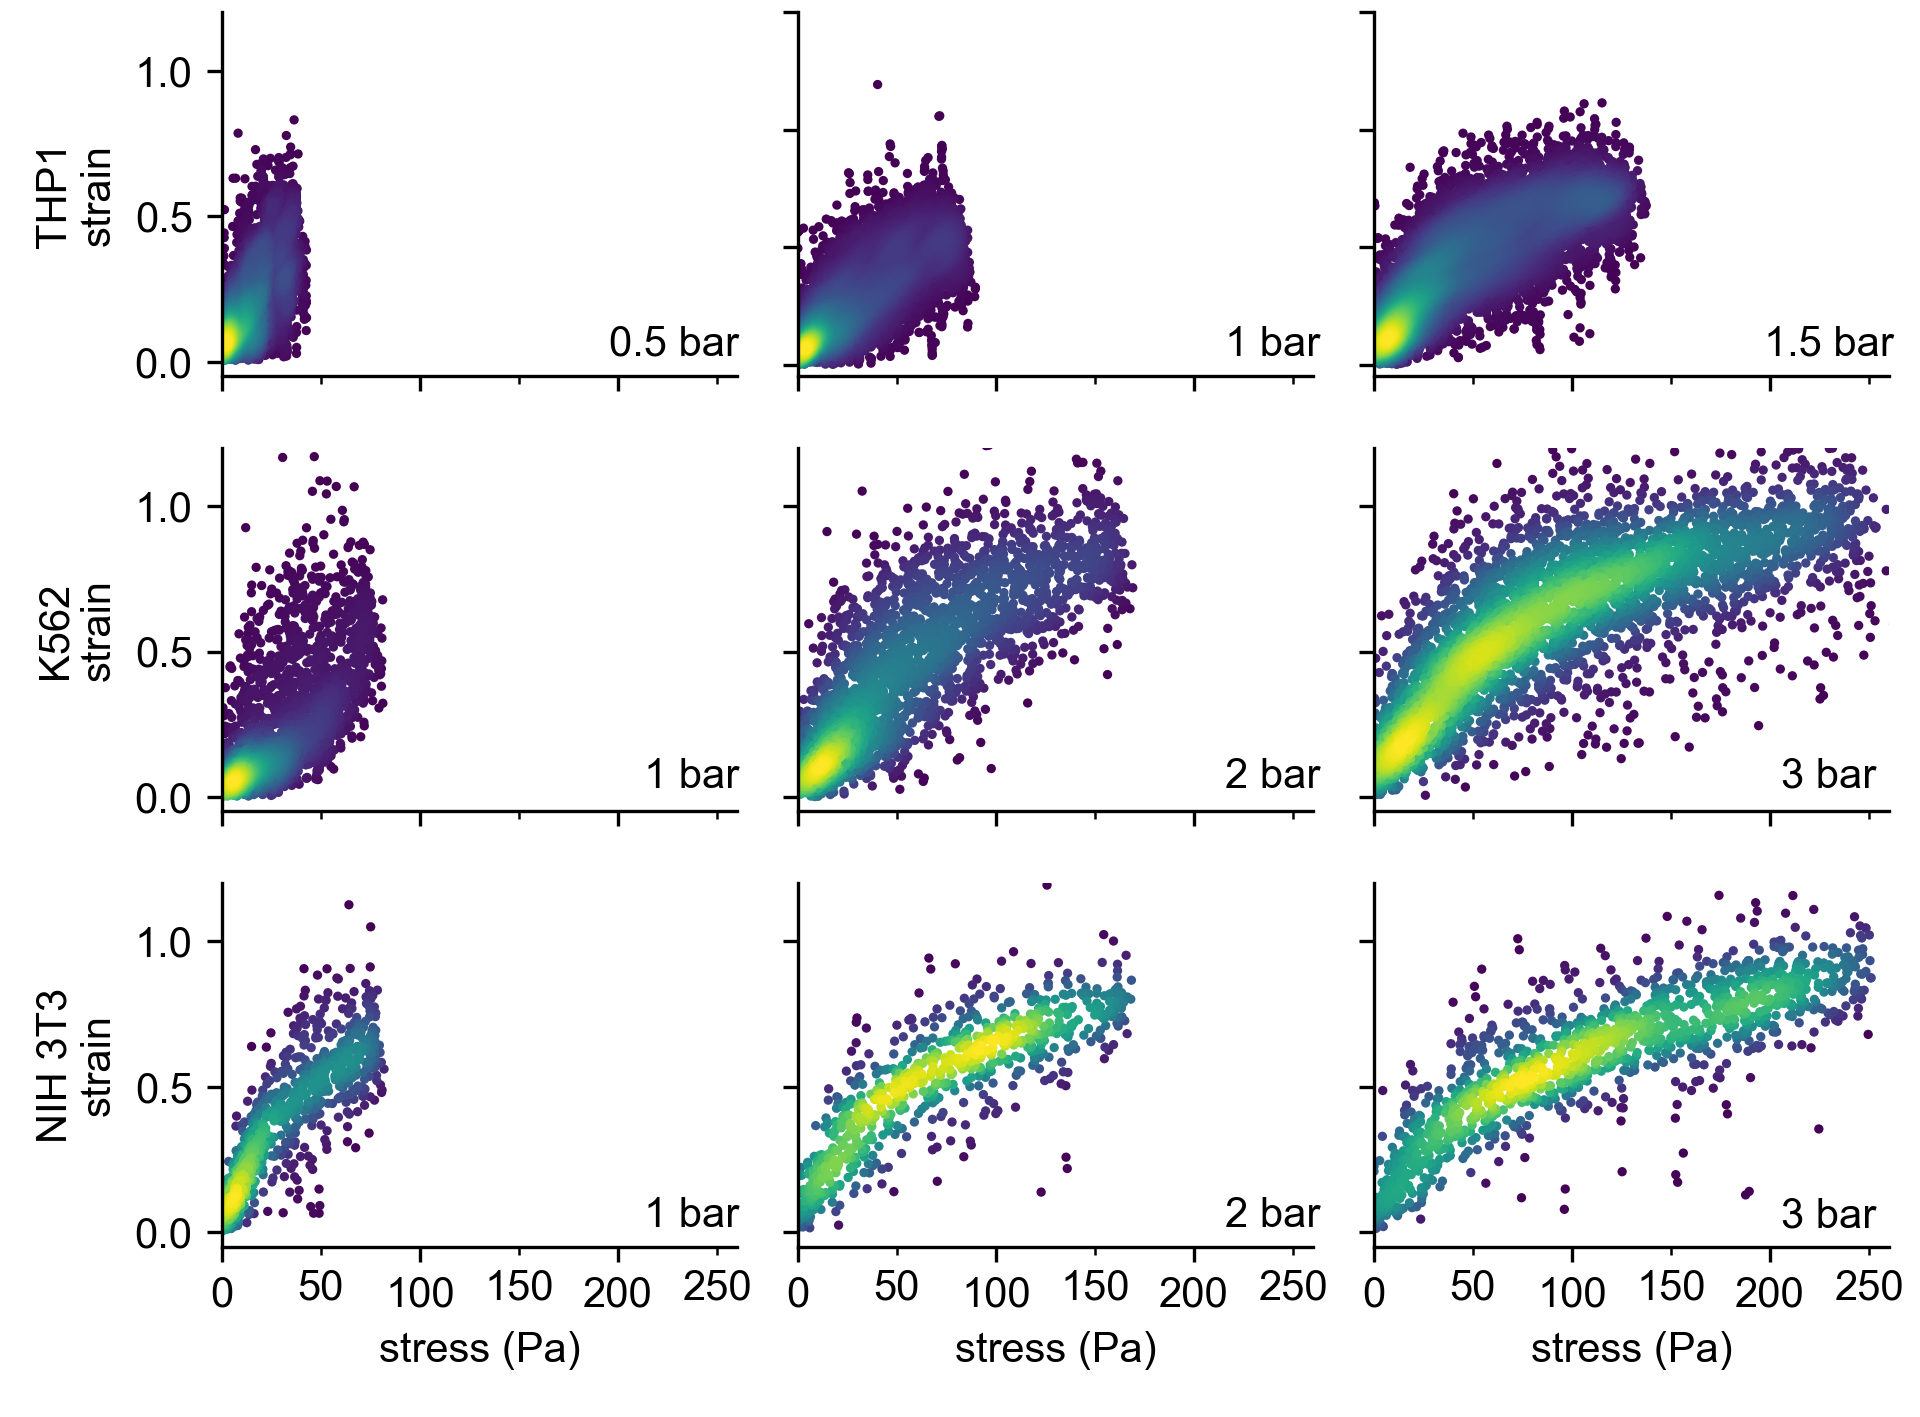

Source code (Python):
# -*- coding: utf-8 -*-
"""
Created on Tue May 22 2020

@author: Ben

# This program reads a txt file with the analyzed cell position, shape (semi-major and semi-minor axis etc.),
# computes the cell strain and the fluid shear stress acting on each cell,
# plots the data (strain versus stress) for each cell using a kernel density estimate for the datapoint color,
# and fits a stress stiffening equation to the data 
# The results such as maximum flow speed, cell mechanical parameters, etc. are stored in 
# the file 'all_data.txt' located at the same directory as this script 
"""
import matplotlib.pyplot as plt
import sys
from pathlib import Path
sys.path.insert(0, str(Path(__file__).parent.parent))
from helper_functions import plotDensityScatter, load_all_data
import numpy as np
import pylustrator
pylustrator.start()

for index, pressure in enumerate([0.5, 1, 1.5]):
    ax = plt.subplot(3, 3, index+1)
    data, config = load_all_data(rf"\\131.188.117.96\biophysDS\meroles\2020.05.27_THP1_RPMI_2pc_Ag\THP1_27_05_2020_2replicate\2\*_result.txt", pressure=pressure)
    plotDensityScatter(data.stress, data.strain)

for index, pressure in enumerate([1, 2, 3]):
    ax = plt.subplot(3, 3, 3+index+1)
    data, config = load_all_data([
            rf"\\131.188.117.96\biophysDS\emirzahossein\microfluidic cell rhemeter data\microscope4\2020_july\2020_07_10_alginate2%_K562_0%FCS_time\2\*_result.txt",
            rf"\\131.188.117.96\biophysDS\emirzahossein\microfluidic cell rhemeter data\microscope4\2020_july\07_07_2020_alginate2%_K562_0%FCS_time\2\*_result.txt",
        ], pressure=pressure)
    plotDensityScatter(data.stress, data.strain)

for index, pressure in enumerate([1, 2, 3]):
    ax = plt.subplot(3, 3, 6+index+1)
    data, config = load_all_data(r"\\131.188.117.96\biophysDS\emirzahossein\microfluidic cell rhemeter data\microscope4\2020_may\2020_05_22_alginateDMEM2%\2\*_result.txt", pressure=pressure)
    plotDensityScatter(data.stress, data.strain)


#plt.legend()
#% start: automatic generated code from pylustrator
plt.figure(1).ax_dict = {ax.get_label(): ax for ax in plt.figure(1).axes}
import matplotlib as mpl
plt.figure(1).set_size_inches(16.260000/2.54, 12.000000/2.54, forward=True)
plt.figure(1).axes[0].set_position([0.115537, 0.734373, 0.268221, 0.256605])
plt.figure(1).axes[0].set_xlim(0.0, 260.0)
plt.figure(1).axes[0].set_xticklabels(["", "", ""], fontsize=10.0, fontweight="normal", color="black", fontstyle="normal", fontname="Arial", horizontalalignment="center")
plt.figure(1).axes[0].set_xticks([0.0, 100.0, 200.0])
plt.figure(1).axes[0].set_xticks([50.0, 150.0, 250.0], minor=True)
plt.figure(1).axes[0].set_ylim(-0.04887777819543629, 1.2)
plt.figure(1).axes[0].spines['right'].set_visible(False)
plt.figure(1).axes[0].spines['top'].set_visible(False)
plt.figure(1).axes[0].text(0.5, 0.5, 'New Text', transform=plt.figure(1).axes[0].transAxes)  # id=plt.figure(1).axes[0].texts[0].new
plt.figure(1).axes[0].texts[0].set_ha("center")
plt.figure(1).axes[0].texts[0].set_position([0.877105, 0.057061])
plt.figure(1).axes[0].texts[0].set_text("0.5 bar")
plt.figure(1).axes[0].get_xaxis().get_label().set_text("")
plt.figure(1).axes[0].get_yaxis().get_label().set_text("THP1\nstrain")
plt.figure(1).axes[1].set_position([0.415447, 0.734373, 0.268221, 0.256605])
plt.figure(1).axes[1].set_xlim(0.0, 260.0)
plt.figure(1).axes[1].set_xticklabels(["", "", ""], fontsize=10.0, fontweight="normal", color="black", fontstyle="normal", fontname="Arial", horizontalalignment="center")
plt.figure(1).axes[1].set_xticks([0.0, 100.0, 200.0])
plt.figure(1).axes[1].set_xticks([50.0, 150.0, 250.0], minor=True)
plt.figure(1).axes[1].set_ylim(-0.04887777819543629, 1.2)
plt.figure(1).axes[1].set_yticklabels(["", "", "", ""])
plt.figure(1).axes[1].set_yticks([0.0, 0.5, 1.0, 1.5])
plt.figure(1).axes[1].spines['right'].set_visible(False)
plt.figure(1).axes[1].spines['top'].set_visible(False)
plt.figure(1).axes[1].xaxis.labelpad = 3.716691
plt.figure(1).axes[1].text(0.5, 0.5, 'New Text', transform=plt.figure(1).axes[1].transAxes)  # id=plt.figure(1).axes[1].texts[0].new
plt.figure(1).axes[1].texts[0].set_ha("center")
plt.figure(1).axes[1].texts[0].set_position([0.921815, 0.057061])
plt.figure(1).axes[1].texts[0].set_text("1 bar")
plt.figure(1).axes[1].get_xaxis().get_label().set_text("")
plt.figure(1).axes[2].set_position([0.715360, 0.734373, 0.268221, 0.256605])
plt.figure(1).axes[2].set_xlim(0.0, 260.0)
plt.figure(1).axes[2].set_xticklabels(["", "", ""], fontsize=10.0, fontweight="normal", color="black", fontstyle="normal", fontname="Arial", horizontalalignment="center")
plt.figure(1).axes[2].set_xticks([0.0, 100.0, 200.0])
plt.figure(1).axes[2].set_xticks([50.0, 150.0, 250.0], minor=True)
plt.figure(1).axes[2].set_ylim(-0.04887777819543629, 1.2)
plt.figure(1).axes[2].set_yticklabels(["", "", "", ""])
plt.figure(1).axes[2].set_yticks([0.0, 0.5, 1.0, 1.5])
plt.figure(1).axes[2].spines['right'].set_visible(False)
plt.figure(1).axes[2].spines['top'].set_visible(False)
plt.figure(1).axes[2].xaxis.labelpad = -4.000000
plt.figure(1).axes[2].text(0.5, 0.5, 'New Text', transform=plt.figure(1).axes[2].transAxes)  # id=plt.figure(1).axes[2].texts[0].new
plt.figure(1).axes[2].texts[0].set_ha("center")
plt.figure(1).axes[2].texts[0].set_position([0.883353, 0.057061])
plt.figure(1).axes[2].texts[0].set_text("1.5 bar")
plt.figure(1).axes[2].get_xaxis().get_label().set_text("")
plt.figure(1).axes[3].set_position([0.115537, 0.427256, 0.268221, 0.256605])
plt.figure(1).axes[3].set_xlim(0.0, 260.0)
plt.figure(1).axes[3].set_xticklabels(["", "", ""], fontsize=10.0, fontweight="normal", color="black", fontstyle="normal", fontname="Arial", horizontalalignment="center")
plt.figure(1).axes[3].set_xticks([0.0, 100.0, 200.0])
plt.figure(1).axes[3].set_xticks([50.0, 150.0, 250.0], minor=True)
plt.figure(1).axes[3].set_ylim(-0.04887777819543629, 1.2)
plt.figure(1).axes[3].spines['right'].set_visible(False)
plt.figure(1).axes[3].spines['top'].set_visible(False)
plt.figure(1).axes[3].text(0.5, 0.5, 'New Text', transform=plt.figure(1).axes[3].transAxes)  # id=plt.figure(1).axes[3].texts[0].new
plt.figure(1).axes[3].texts[0].set_ha("center")
plt.figure(1).axes[3].texts[0].set_position([0.911246, 0.065714])
plt.figure(1).axes[3].texts[0].set_text("1 bar")
plt.figure(1).axes[3].get_yaxis().get_label().set_text("K562\nstrain")
plt.figure(1).axes[4].set_position([0.415447, 0.427256, 0.268221, 0.256605])
plt.figure(1).axes[4].set_xlim(0.0, 260.0)
plt.figure(1).axes[4].set_xticklabels(["", "", ""], fontsize=10.0, fontweight="normal", color="black", fontstyle="normal", fontname="Arial", horizontalalignment="center")
plt.figure(1).axes[4].set_xticks([0.0, 100.0, 200.0])
plt.figure(1).axes[4].set_xticks([50.0, 150.0, 250.0], minor=True)
plt.figure(1).axes[4].set_ylim(-0.04887777819543629, 1.2)
plt.figure(1).axes[4].set_yticklabels(["", "", ""], fontsize=10.0, fontweight="normal", color="black", fontstyle="normal", fontname="Arial", horizontalalignment="right")
plt.figure(1).axes[4].set_yticks([0.0, 0.5, 1.0])
plt.figure(1).axes[4].spines['right'].set_visible(False)
plt.figure(1).axes[4].spines['top'].set_visible(False)
plt.figure(1).axes[4].text(0.5, 0.5, 'New Text', transform=plt.figure(1).axes[4].transAxes)  # id=plt.figure(1).axes[4].texts[0].new
plt.figure(1).axes[4].texts[0].set_ha("center")
plt.figure(1).axes[4].texts[0].set_position([0.921815, 0.065714])
plt.figure(1).axes[4].texts[0].set_text("2 bar")
plt.figure(1).axes[5].set_position([0.715360, 0.427256, 0.268221, 0.256605])
plt.figure(1).axes[5].set_xlim(0.0, 260.0)
plt.figure(1).axes[5].set_xticklabels(["", "", ""], fontsize=10.0, fontweight="normal", color="black", fontstyle="normal", fontname="Arial", horizontalalignment="center")
plt.figure(1).axes[5].set_xticks([0.0, 100.0, 200.0])
plt.figure(1).axes[5].set_xticks([50.0, 150.0, 250.0], minor=True)
plt.figure(1).axes[5].set_ylim(-0.04887777819543629, 1.2)
plt.figure(1).axes[5].set_yticklabels(["", "", ""], fontsize=10.0, fontweight="normal", color="black", fontstyle="normal", fontname="Arial", horizontalalignment="right")
plt.figure(1).axes[5].set_yticks([0.0, 0.5, 1.0])
plt.figure(1).axes[5].spines['right'].set_visible(False)
plt.figure(1).axes[5].spines['top'].set_visible(False)
plt.figure(1).axes[5].text(0.5, 0.5, 'New Text', transform=plt.figure(1).axes[5].transAxes)  # id=plt.figure(1).axes[5].texts[0].new
plt.figure(1).axes[5].texts[0].set_ha("center")
plt.figure(1).axes[5].texts[0].set_position([0.883353, 0.065714])
plt.figure(1).axes[5].texts[0].set_text("3 bar")
plt.figure(1).axes[6].set_position([0.115537, 0.120139, 0.268221, 0.256605])
plt.figure(1).axes[6].set_xlim(0.0, 260.0)
plt.figure(1).axes[6].set_xticklabels(["50", "150", "250", ""], minor=True)
plt.figure(1).axes[6].set_xticks([50.0, 150.0, 250.0, np.nan], minor=True)
plt.figure(1).axes[6].set_ylim(-0.04887777819543629, 1.2)
plt.figure(1).axes[6].spines['right'].set_visible(False)
plt.figure(1).axes[6].spines['top'].set_visible(False)
plt.figure(1).axes[6].text(0.5, 0.5, 'New Text', transform=plt.figure(1).axes[6].transAxes)  # id=plt.figure(1).axes[6].texts[0].new
plt.figure(1).axes[6].texts[0].set_ha("center")
plt.figure(1).axes[6].texts[0].set_position([0.911246, 0.054184])
plt.figure(1).axes[6].texts[0].set_text("1 bar")
plt.figure(1).axes[6].get_xaxis().get_label().set_text("stress (Pa)")
plt.figure(1).axes[6].get_yaxis().get_label().set_text("NIH 3T3\nstrain")
plt.figure(1).axes[7].set_position([0.415447, 0.120139, 0.268221, 0.256605])
plt.figure(1).axes[7].set_xlim(0.0, 260.0)
plt.figure(1).axes[7].set_xticklabels(["50", "150", "250", ""], minor=True)
plt.figure(1).axes[7].set_xticks([50.0, 150.0, 250.0, np.nan], minor=True)
plt.figure(1).axes[7].set_ylim(-0.04887777819543629, 1.2)
plt.figure(1).axes[7].set_yticklabels(["", "", ""], fontsize=10.0, fontweight="normal", color="black", fontstyle="normal", fontname="Arial", horizontalalignment="right")
plt.figure(1).axes[7].set_yticks([0.0, 0.5, 1.0])
plt.figure(1).axes[7].spines['right'].set_visible(False)
plt.figure(1).axes[7].spines['top'].set_visible(False)
plt.figure(1).axes[7].text(0.5, 0.5, 'New Text', transform=plt.figure(1).axes[7].transAxes)  # id=plt.figure(1).axes[7].texts[0].new
plt.figure(1).axes[7].texts[0].set_ha("center")
plt.figure(1).axes[7].texts[0].set_position([0.921815, 0.054184])
plt.figure(1).axes[7].texts[0].set_text("2 bar")
plt.figure(1).axes[7].get_xaxis().get_label().set_text("stress (Pa)")
plt.figure(1).axes[8].set_position([0.715360, 0.120139, 0.268221, 0.256605])
plt.figure(1).axes[8].set_xlim(0.0, 260.0)
plt.figure(1).axes[8].set_xticklabels(["50", "150", "250", ""], minor=True)
plt.figure(1).axes[8].set_xticks([50.0, 150.0, 250.0, np.nan], minor=True)
plt.figure(1).axes[8].set_ylim(-0.04887777819543629, 1.2)
plt.figure(1).axes[8].set_yticklabels(["", "", ""], fontsize=10.0, fontweight="normal", color="black", fontstyle="normal", fontname="Arial", horizontalalignment="right")
plt.figure(1).axes[8].set_yticks([0.0, 0.5, 1.0])
plt.figure(1).axes[8].spines['right'].set_visible(False)
plt.figure(1).axes[8].spines['top'].set_visible(False)
plt.figure(1).axes[8].text(0.5, 0.5, 'New Text', transform=plt.figure(1).axes[8].transAxes)  # id=plt.figure(1).axes[8].texts[0].new
plt.figure(1).axes[8].texts[0].set_ha("center")
plt.figure(1).axes[8].texts[0].set_position([0.883353, 0.054184])
plt.figure(1).axes[8].texts[0].set_text("3 bar")
plt.figure(1).axes[8].get_xaxis().get_label().set_text("stress (Pa)")
#% end: automatic generated code from pylustrator
plt.savefig(__file__[:-3]+".png", dpi=300)
plt.savefig(__file__[:-3]+".pdf")
plt.show()
